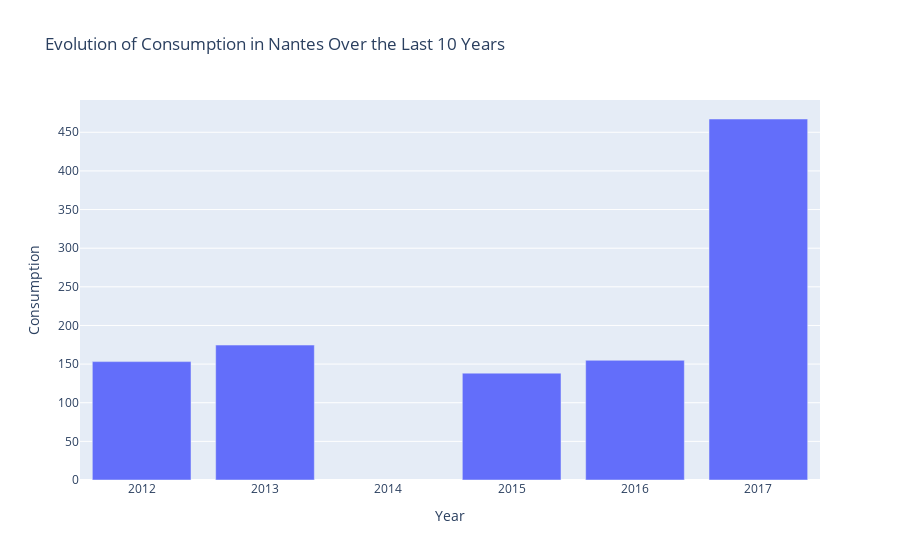

Notebook source saved alongside this figure:
### Code cell
show_conso("Nantes")

### Figure 1 — Plotly figure (JSON) as saved in the notebook; plotly's stock layout.template omitted (floating-point values rounded to 4 significant figures)
{"data": [{"type": "bar", "x": [2012, 2013, 2015, 2016, 2017], "y": [153.2, 174.6, 138.3, 154.9, 467.2]}], "layout": {"autosize": true, "title": {"text": "Evolution of Consumption in Nantes Over the Last 10 Years"}, "xaxis": {"autorange": true, "range": [2012.0, 2018.0], "title": {"text": "Year"}, "type": "linear"}, "yaxis": {"autorange": true, "range": [0, 491.8], "title": {"text": "Consumption"}, "type": "linear"}}}
